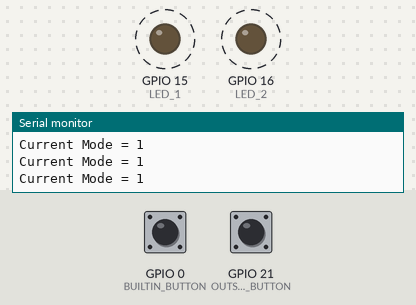
A program run on a simulated ESP32-S3. On the bench: output pins drawn as LEDs (lit = HIGH), the last lines printed to the serial monitor. Dashed ring = blinking. The inputs (shaded band) are chosen by the test bench; at power-on: GPIO 0 (BUILTIN_BUTTON) HIGH, GPIO 21 (OUTSIDE_BUTTON) HIGH.

Above: at 1.45 s.
1.5 s: GPIO 0 (BUILTIN_BUTTON) pulled LOW for 0.35 s
At 2.3 s:
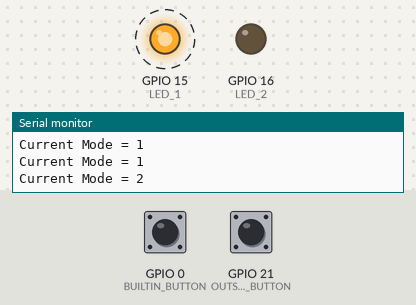
4.8 s: GPIO 21 (OUTSIDE_BUTTON) pulled LOW for 1 s
7.8 s: GPIO 0 (BUILTIN_BUTTON) pulled LOW for 1 s
At 9.6 s:
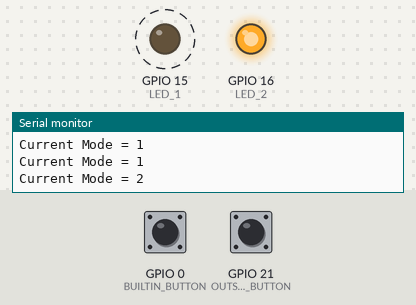
11.8 s: GPIO 21 (OUTSIDE_BUTTON) pulled LOW for 0.35 s
At 11.95 s:
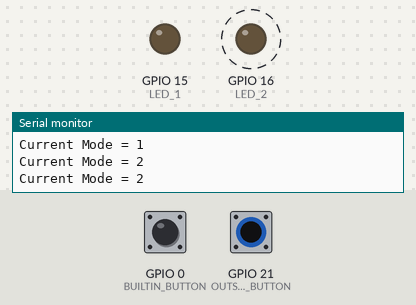
Timing chart, 0 to 15.8 s (numbered marks = the images above; inputs shaded):
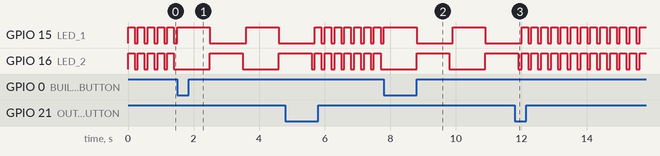

The program:

main.cpp
```cpp
#include <Arduino.h>

constexpr uint8_t LED_1 = 15;
constexpr uint8_t LED_2 = 16;
constexpr uint8_t BUILTIN_BUTTON = 0;
constexpr uint8_t OUTSIDE_BUTTON = 21;
uint8_t currentMode = 1;
constexpr uint8_t DELAY_MODE_1 = 200;
constexpr uint32_t DELAY_MODE_2 = 1000;

void setup() {
  pinMode(LED_1, OUTPUT);
  pinMode(LED_2, OUTPUT);
  pinMode(BUILTIN_BUTTON, INPUT);
  pinMode(OUTSIDE_BUTTON, INPUT_PULLUP);
  Serial.begin(115200);
}

void sinkhronnyyBlink();

void asynchronousBlink();


void loop() {
  if (digitalRead(BUILTIN_BUTTON) == LOW) {
      currentMode = 2;
  }
  if (digitalRead(OUTSIDE_BUTTON) == LOW) {
    currentMode = 1;
  }
  Serial.printf("Current Mode = %u \n", currentMode);

  switch (currentMode)
  {
  case 1:
    sinkhronnyyBlink();
    break;

  case 2:
    asynchronousBlink();
    break;
  }
  delay(100);
}

void sinkhronnyyBlink() {
  digitalWrite(LED_1, HIGH);
  digitalWrite(LED_2, HIGH);
  delay(DELAY_MODE_1);
  digitalWrite(LED_1, LOW);
  digitalWrite(LED_2, LOW);
}

void asynchronousBlink() {
  digitalWrite(LED_1, HIGH);
  delay(DELAY_MODE_2);
  digitalWrite(LED_1, LOW);
  digitalWrite(LED_2, HIGH);
  delay(DELAY_MODE_2);
  digitalWrite(LED_2, LOW);
}
```

Measured:
- after the input at 1.5 s, GPIO 15 (LED_1): HIGH → LOW after 1.0 s, → HIGH 1.1 s later, → LOW 1.0 s later
- after the input at 7.8 s, GPIO 15 (LED_1): HIGH → LOW after 1.0 s, → HIGH 1.1 s later, → LOW 1.0 s later
- after the input at 11.8 s, GPIO 15 (LED_1): alternates HIGH for 0.20 s and LOW for 0.10 s, starting after 0.40 s; GPIO 16 (LED_2): alternates HIGH for 0.20 s and LOW for 0.10 s, starting after 0.20 s
- by itself, GPIO 15 (LED_1): alternates HIGH for 0.20 s and LOW for 0.10 s
